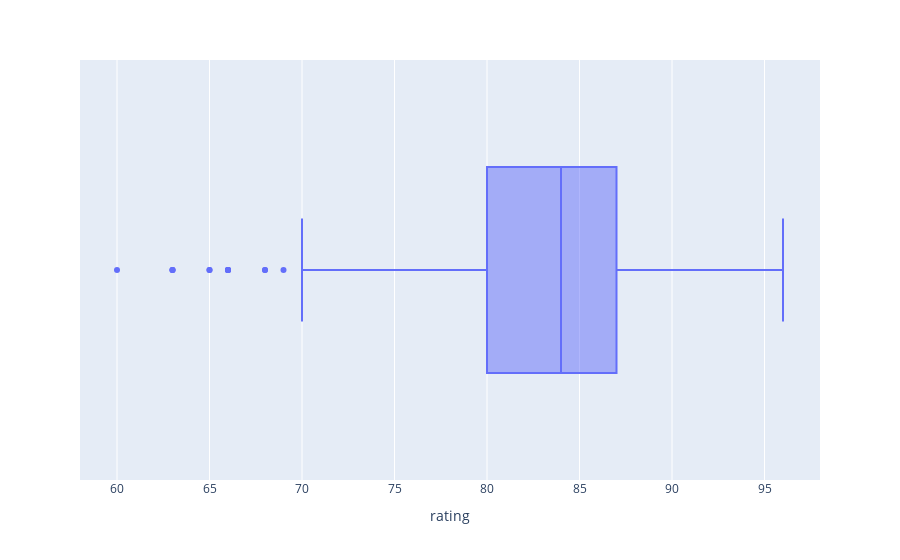

Write notebook code for a chart like this one.
### Code cell
px.box(data_frame=df,x='rating')

### Figure 1 — Plotly figure (JSON) as saved in the notebook; plotly's stock layout.template omitted (floating-point values rounded to 4 significant figures; data arrays with more than 128 entries replaced by an {"elided": "..."} marker saying what was removed)
{"data": [{"alignmentgroup": "True", "hovertemplate": "rating=%{x}<extra></extra>", "legendgroup": "", "marker": {"color": "#636efa"}, "name": "", "notched": false, "offsetgroup": "", "orientation": "h", "showlegend": false, "type": "box", "x": {"elided": "966 int values"}, "x0": " ", "xaxis": "x", "y0": " ", "yaxis": "y"}], "layout": {"boxmode": "group", "legend": {"tracegroupgap": 0}, "margin": {"t": 60}, "xaxis": {"anchor": "y", "domain": [0, 1], "title": {"text": "rating"}}, "yaxis": {"anchor": "x", "domain": [0, 1]}}}
